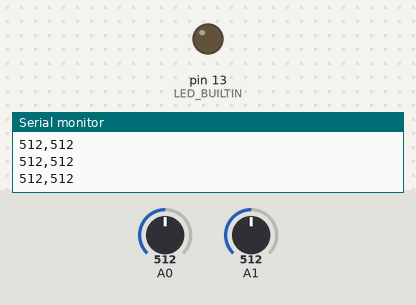
Simulated run of this sketch. Board: Arduino Uno, built with avr-gcc and run on an emulated ATmega328P. On the bench: output pins drawn as LEDs (lit = HIGH), the last lines printed to the serial monitor. Inputs (shaded band) come from the test bench; at power-on: A0 = 512, A1 = 512.

Above: at 1.2 s.
1.3 s: A0 set to 519
At 1.8 s:
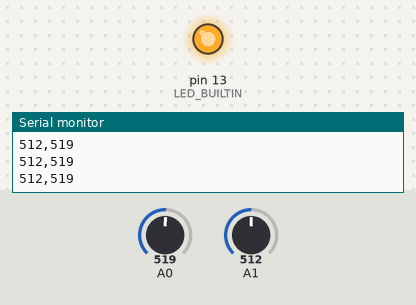
2.8 s: A0 set to 511
At 4.2 s:
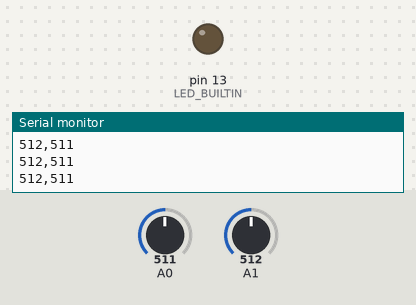
5.8 s: A0 set to 716
At 6.4 s:
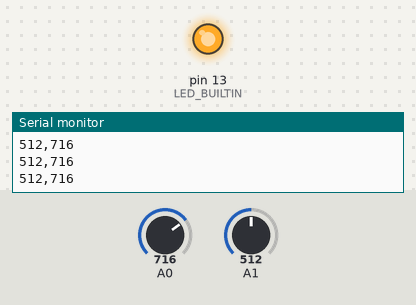
Timing chart, 0 to 8.8 s (numbered marks = the images above; inputs shaded):
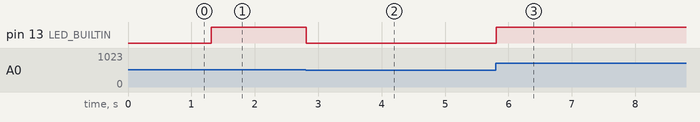

Measured:
- the behaviour switches between 512 and 513 on A0 (found by bisection; images 0 and 1)
- after the input at 1.3 s, pin 13 (LED_BUILTIN): LOW → HIGH at once
- after the input at 2.8 s, pin 13 (LED_BUILTIN): HIGH → LOW at once
- after the input at 5.8 s, pin 13 (LED_BUILTIN): LOW → HIGH at once

The sketch:

comparador_fotoceldas_con_puerto_serial.ino
```cpp
// C++ code
//
/*
  Comparador de iluminación con 2 fotoceldas
  usando puerto serial

  David Guzmán
  17 de junio de 2022
  Creado usando Tinkercad

  Lee valor medido por 2 fotoceldas. Enciende LED
  de Arduino si la luz vista a la 'derecha' es
  mayor que la de la 'izquierda'. A mayor
  iluminación, mayor lectura en el puerto de
  entrada análogo.

  Si desea invertir este comportamiento, puede
  intercambiar lugares entre fotocelda y
  resistencia.

  En puerto serial se emiten las lecturas de cada
  fotocelda, separadas por coma. Apto para usarse
  con plotter serial o con monitor serial de
  Arduino IDE.
*/

int fotoIzq = 0;

int fotoDer = 0;

void setup()
{
  Serial.begin(9600);
  pinMode(A1, INPUT);
  pinMode(A0, INPUT);
  pinMode(LED_BUILTIN, OUTPUT);

  Serial.print("izquierda");
  Serial.print(",");
  Serial.println("derecha");
}

void loop()
{
  fotoIzq = analogRead(A1);
  fotoDer = analogRead(A0);
  Serial.print(fotoIzq);
  Serial.print(",");
  Serial.println(fotoDer);
  if (fotoIzq < fotoDer) {
    digitalWrite(LED_BUILTIN, HIGH);
  } else {
    digitalWrite(LED_BUILTIN, LOW);
  }
  delay(10); // Delay a little bit to improve simulation performance
}
```
